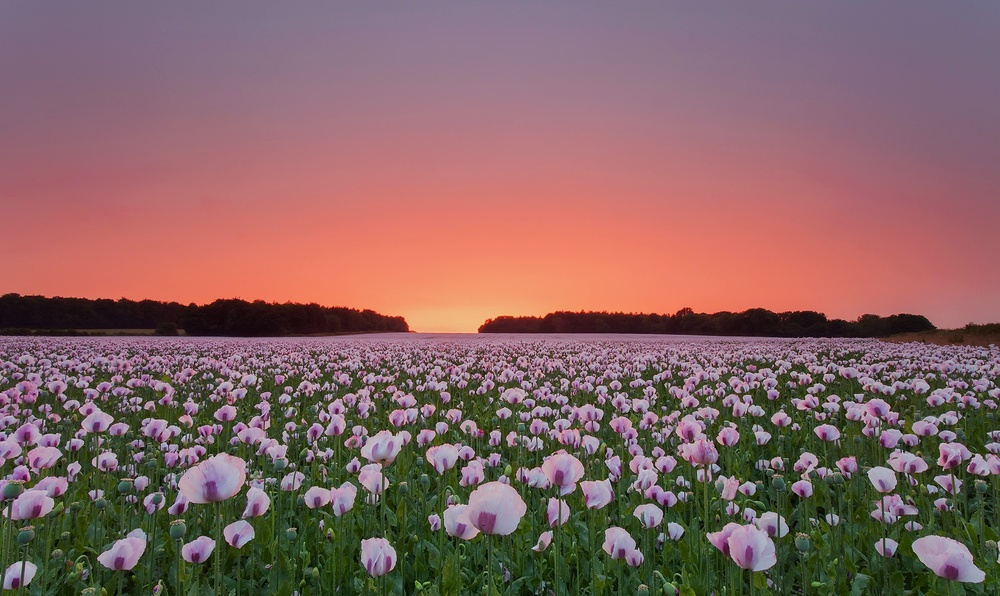
#> input picture a1_2019702002/input_data/q1/flowers.jpg, 1000 x 596 px, shrunk from 2048 x 1220 before the run, found by its file name
$ python dominant.py
#> lines starting #> are read from the running program, lines starting #| are printed output that depends on the picture
from sklearn.cluster import KMeans
from collections import Counter
import numpy as np
import cv2

def get_frequent_color(image, k=3):
    image = image.reshape((image.shape[0] * image.shape[1], 3))
    clt = KMeans(n_clusters = k)
    labels = clt.fit_predict(image)
    label_counts = Counter(labels)
    dominant_color = clt.cluster_centers_[label_counts.most_common(1)[0][0]]
    return list(dominant_color)

bgr_image = cv2.imread('flowers.jpg') # path needs to be channged all input images are available in the input folder
#> bgr_image is the input picture: shape (596, 1000, 3); mean B, G, R 99.7, 100.6, 135.2
dom_color = get_frequent_color(bgr_image, k=3)
#> in get_frequent_color, `label_counts = Counter(labels)`: label_counts = {2: 280196, 1: 134799, 0: 181005}
#> in get_frequent_color, `dominant_color = clt.cluster_centers_[label_counts.most_common(1)[0][0]]`: dominant_color = [137.3, 118.9, 150.1]
#> dom_color = [137.3, 118.9, 150.1]
dom_color_bgr = np.full(bgr_image.shape, dom_color, dtype='uint8')
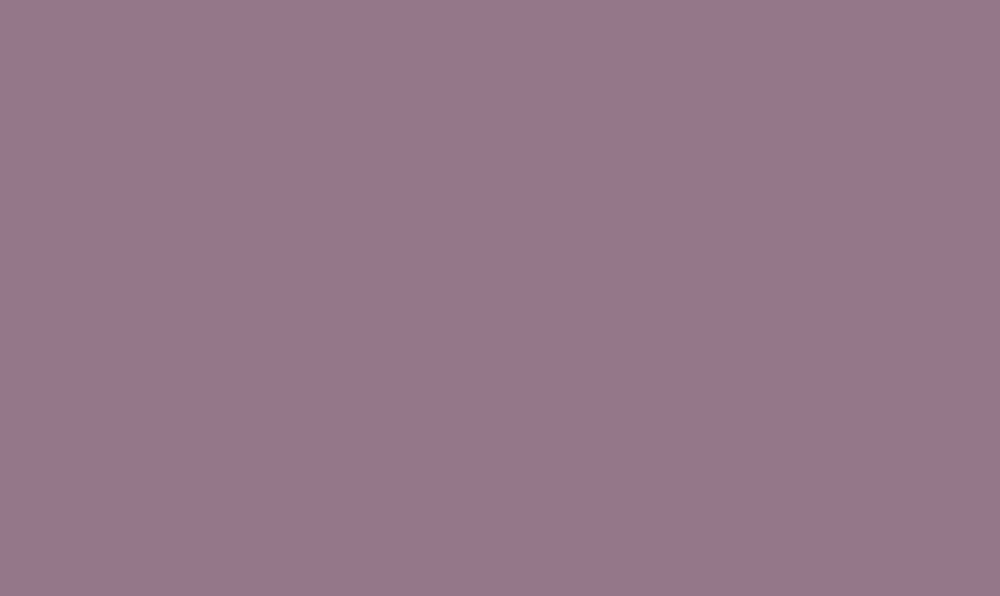
#> dom_color_bgr: shape (596, 1000, 3); mean B, G, R 137, 118, 150
cv2.imwrite('Image Dominant Color.jpg', dom_color_bgr)
